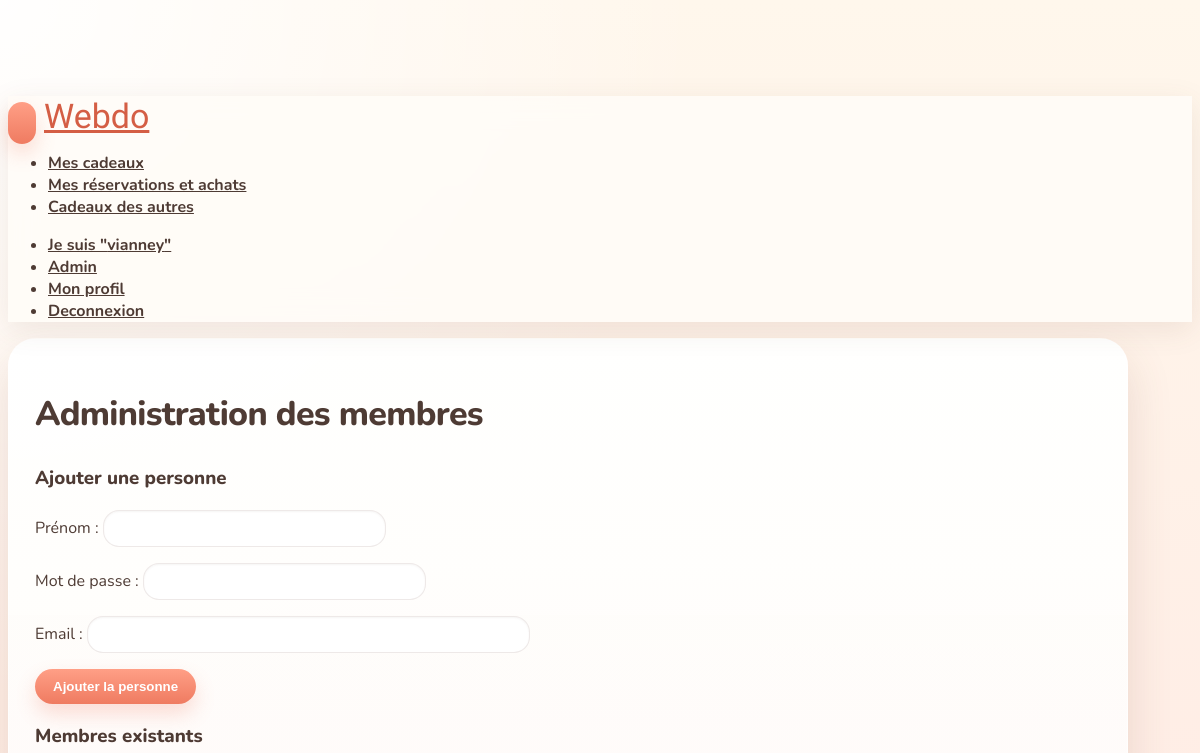
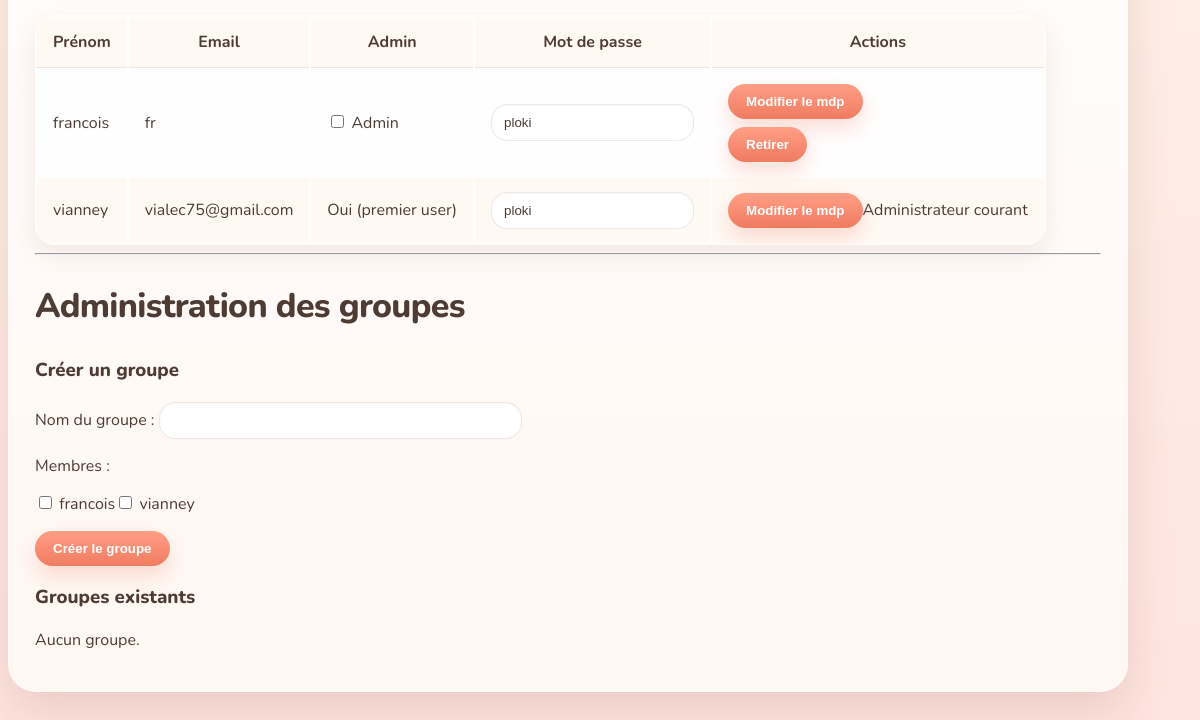
Page /admin.php (signed in) on the earlier database version (2 pictures, top to bottom).
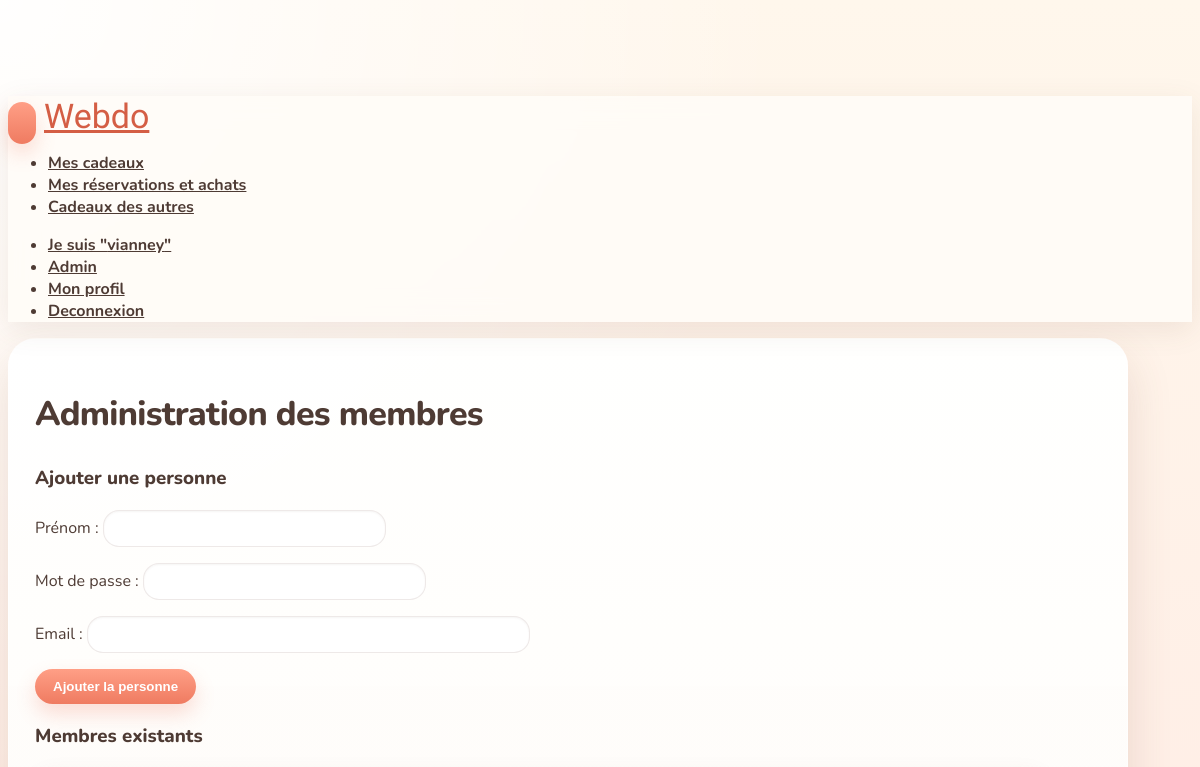
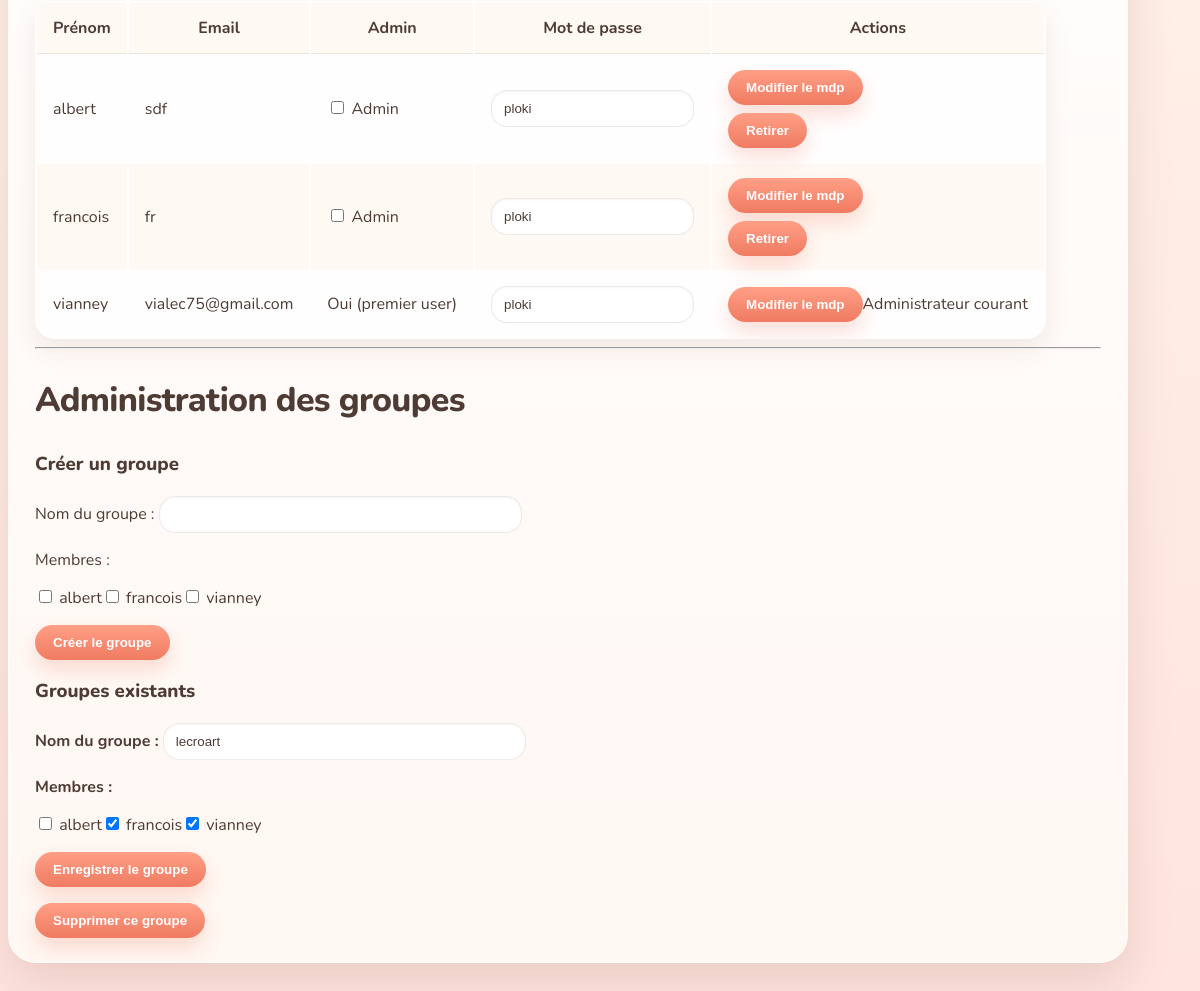
Same page on the later database version (2 pictures, top to bottom).
### tables this page shows
CREATE TABLE membre (
  id INTEGER PRIMARY KEY AUTOINCREMENT,
  motPasse TEXT NOT NULL DEFAULT '',
  prenom TEXT DEFAULT NULL,
  anniversaire TEXT DEFAULT NULL,
  presentation TEXT,
  email TEXT DEFAULT NULL,
  photo TEXT DEFAULT NULL,
  aime TEXT NOT NULL DEFAULT '',
  aimepas TEXT NOT NULL DEFAULT ''
, admin INTEGER NOT NULL DEFAULT 0);

### src/i_sql.php (called while the page is built, shortened)
<?
require_once(__DIR__.'/i_config.php');
function sql_bootstrap_schema() {
	return <<<SQL
CREATE TABLE IF NOT EXISTS commentaire (
  id INTEGER PRIMARY KEY AUTOINCREMENT,
  idKdo INTEGER NOT NULL DEFAULT 0,
  commentaire TEXT NOT NULL,
  creeLe TEXT NOT NULL DEFAULT '',
  creePar INTEGER NOT NULL DEFAULT 0,
  visible INTEGER NOT NULL DEFAULT 0,
  supprime INTEGER NOT NULL DEFAULT 0
);
CREATE TABLE IF NOT EXISTS evenement (
  id INTEGER PRIMARY KEY AUTOINCREMENT,
  date TEXT NOT NULL DEFAULT '',
  titre TEXT NOT NULL DEFAULT '',
  description TEXT,
  groupe INTEGER NOT NULL DEFAULT 0,
  supprime INTEGER NOT NULL DEFAULT 0
);
CREATE TABLE IF NOT EXISTS groupe (
  id INTEGER NOT NULL,
  idMembre INTEGER NOT NULL DEFAULT 0,
  nom TEXT DEFAULT NULL,
  PRIMARY KEY (id, idMembre)
);
CREATE TABLE IF NOT EXISTS kdo (
  id INTEGER PRIMARY KEY AUTOINCREMENT,
  pour INTEGER NOT NULL DEFAULT 0,
  titre TEXT NOT NULL DEFAULT '',
  description TEXT,
  url TEXT DEFAULT NULL,
  image TEXT DEFAULT NULL,
  creeLe TEXT NOT NULL DEFAULT '',
  creePar INTEGER NOT NULL DEFAULT 0,
  reserveLe TEXT DEFAULT NULL,
  reservePar INTEGER DEFAULT NULL,
  acheteLe TEXT DEFAULT NULL,
  achetePar INTEGER DEFAULT NULL,
  partage INTEGER NOT NULL DEFAULT 0,
  supprime INTEGER NOT NULL DEFAULT 0,
  priorite INTEGER NOT NULL DEFAULT 3
);
CREATE TABLE IF NOT EXISTS membre (
  id INTEGER PRIMARY KEY AUTOINCREMENT,
  motPasse TEXT NOT NULL DEFAULT '',
  prenom TEXT DEFAULT NULL,
  anniversaire TEXT DEFAULT NULL,
  presentation TEXT,
  email TEXT DEFAULT NULL,
  photo TEXT DEFAULT NULL,
  aime TEXT NOT NULL DEFAULT '',
  aimepas TEXT NOT NULL DEFAULT ''
);
CREATE TABLE IF NOT EXISTS partage (
  idKdo INTEGER DEFAULT 0,
  partagePar INTEGER NOT NULL DEFAULT 0,
  combien TEXT DEFAULT NULL,
  supprime INTEGER DEFAULT 0
);
SQL;
}
function sql_get_connection() {
	static $pdo = null;
	if ($pdo !== null) {
		return $pdo;
	}
	global $dbpath;
	try {
		$pdo = new PDO('sqlite:'.$dbpath);
		$pdo->setAttribute(PDO::ATTR_ERRMODE, PDO::ERRMODE_EXCEPTION);
		$pdo->setAttribute(PDO::ATTR_DEFAULT_FETCH_MODE, PDO::FETCH_ASSOC);
		$pdo->exec('PRAGMA foreign_keys = ON');
		$pdo->exec(sql_bootstrap_schema());
	} catch (PDOException $e) {
		die("La connexion a échoué ! ".$e->getMessage());
	}
	return $pdo;
}
function sql_normalize_query($requete) {
	$patterns = array(
		'/SUBDATE\(NOW\(\), "([0-9]+) days"\)/i' => "datetime('now', '-$1 days')",
		'/SUBDATE\(NOW\(\), \'([0-9]+) days\'\)/i' => "datetime('now', '-$1 days')",
	);
	$requete = preg_replace(array_keys($patterns), array_values($patterns), $requete);
	$requete = str_replace("\\'", "''", $requete);
	$requete = str_replace('\\"', '""', $requete);
	return $requete;
}
function sql_select($requete, &$nblignes) {
	$pdo = sql_get_connection();
	$requete = sql_normalize_query($requete);
	try {
		$statement = $pdo->query($requete);
		$res = $statement->fetchAll();
		return $res;
	} catch (PDOException $e) {
		die("La requete sur la base a échoué : ".$requete." (".$e->getMessage().")");
	}
}
function prenom_simple($id) {
	$res = sql_select("select prenom from membre where id=$id", $nb);
	return $res[0]['prenom'];
}
?>

### src/admin.php (the view, shortened to what the changed rows need)
<?
require_once(__DIR__.'/i_divers.php');
$res = sql_select('select id, prenom, motPasse, email, admin from membre order by prenom asc', $nbRep);
$resGroupes = sql_select('select id, idMembre, nom from groupe order by nom asc, idMembre asc', $nbGroupes);
$groupes = array();
foreach($resGroupes as $groupe) {
	$gid = $groupe['id'];
	if(!isset($groupes[$gid])) {
		$groupes[$gid] = array(
			'id' => $gid,
			'nom' => $groupe['nom'],
			'membres' => array(),
		);
	}
	$groupes[$gid]['membres'][] = $groupe['idMembre'];
}
aff_header();
echo '<div class="box pink">';
echo '<h2>Administration des membres</h2>';
echo '<h3>Ajouter une personne</h3>';
echo '<form method="post" action="r_admin_membre.php">';
echo '<p>Prénom : <input type="text" name="prenom" size="30" /></p>';
echo '<p>Mot de passe : <input type="text" name="motPasse" size="30" /></p>';
echo '<p>Email : <input type="text" name="email" size="50" /></p>';
echo '<p><input type="submit" value="Ajouter la personne" /></p>';
echo '</form>';
echo '<h3>Membres existants</h3>';
if($nbRep == 0) {
	echo '<p>Aucun membre.</p>';
} else {
	echo '<table class="table table-striped">';
	echo '<tr><th>Prénom</th><th>Email</th><th>Admin</th><th>Mot de passe</th><th>Actions</th></tr>';
	foreach($res as $membre) {
		echo '<tr>';
		echo '<td>'.$membre['prenom'].'</td>';
		echo '<td>'.$membre['email'].'</td>';
		echo '<td>';
		if($membre['id'] == 1) {
			echo 'Oui (premier user)';
		} else {
			echo '<form method="post" action="r_admin_membre.php" style="margin:0;">';
			echo '<label class="checkbox" style="margin-bottom:0;">';
			echo '<input type="checkbox" name="admin" value="1"';
			if(intval($membre['admin']) == 1) echo ' checked="checked"';
			echo ' onchange="this.form.submit();" />';
			echo ' Admin';
			echo '</label>';
			echo '</form>';
		}
		echo '</td>';
		echo '<td>';
		echo '<form method="post" action="r_admin_membre.php" style="margin:0;">';
		echo '<input type="text" name="motPasse" size="20" value="'.$membre['motPasse'].'" />';
		echo '</td>';
		echo '<td>';
		echo '<input type="submit" value="Modifier le mdp" />';
		if($membre['id'] != $_SESSION['idUtilisateur']) {
			echo '<form method="post" action="r_admin_membre.php" style="margin-top:8px;">';
			echo '<input type="submit" value="Retirer" onclick="return confirm(\'Retirer cette personne du webdo ?\');" />';
			echo '</form>';
		} else {
			echo 'Administrateur courant';
		}
		echo '</td>';
		echo '</tr>';
	}
	echo '</table>';
}
echo '<hr/>';
echo '<h2>Administration des groupes</h2>';
echo '<h3>Créer un groupe</h3>';
echo '<form method="post" action="r_admin_membre.php">';
echo '<p>Nom du groupe : <input type="text" name="group_nom" size="40" /></p>';
echo '<p>Membres :</p>';
foreach($res as $membre) {
	echo '<label class="checkbox">';
	echo '<input type="checkbox" name="group_members[]" value="'.$membre['id'].'" /> '.h($membre['prenom']);
	echo '</label>';
}
echo '<p><input type="submit" value="Créer le groupe" /></p>';
echo '</form>';
echo '<h3>Groupes existants</h3>';
if(count($groupes) == 0) {
	echo '<p>Aucun groupe.</p>';
} else {
	foreach($groupes as $groupe) {
		echo '<div class="well">';
		echo '<form method="post" action="r_admin_membre.php" style="margin:0;">';
		echo '<p><b>Nom du groupe :</b> <input type="text" name="group_nom" size="40" value="'.h($groupe['nom']).'" /></p>';
		echo '<p><b>Membres :</b></p>';
		foreach($res as $membre) {
			echo '<label class="checkbox">';
			echo '<input type="checkbox" name="group_members[]" value="'.$membre['id'].'"';
			if(in_array($membre['id'], $groupe['membres'])) echo ' checked="checked"';
			echo ' /> '.h($membre['prenom']);
			echo '</label>';
		}
		echo '<p><input type="submit" value="Enregistrer le groupe" /></p>';
		echo '</form>';
		echo '<form method="post" action="r_admin_membre.php" style="margin-top:8px;">';
		echo '<input type="submit" value="Supprimer ce groupe" onclick="return confirm(\'Supprimer ce groupe ?\');" />';
		echo '</form>';
		echo '</div>';
	}
}
echo '</div>';
aff_footer();
?>

### src/i_divers.php (shortened to what the changed rows need)
<?
require_once(__DIR__.'/i_sql.php');
function aff_header() {
?>
<!DOCTYPE html PUBLIC "-//W3C//DTD XHTML 1.1//EN" "http://www.w3.org/TR/xhtml11/DTD/xhtml11.dtd">
<html xmlns="http://www.w3.org/1999/xhtml" xml:lang="fr">
<head>
		<link href="//netdna.bootstrapcdn.com/twitter-bootstrap/2.3.1/css/bootstrap-combined.min.css" rel="stylesheet">
		<link href="//netdna.bootstrapcdn.com/twitter-bootstrap/2.3.1/css/bootstrap-responsive.min.css" rel="stylesheet">
</head>
<body>
<? if(isset($_SESSION['idUtilisateur'])) { ?>
    <div class="navbar navbar-fixed-top">
      <div class="navbar-inner">
        <div class="container">
          <a class="btn btn-navbar" data-toggle="collapse" data-target=".nav-collapse">
          </a>
          <a class="brand" href="home.php">Webdo</a>
          <div class="nav-collapse">
            <ul class="nav">
			<li><a href="les_kdos.php?pour=<?= $_SESSION['idUtilisateur']; ?>">Mes cadeaux</a></li>
			<li><a href="resa.php">Mes réservations et achats</a></li>
			<li><a href="kdos.php">Cadeaux des autres</a></li>
            </ul>
            <ul class="nav pull-right">
			<li><a href="">Je suis "<?= prenom_simple($_SESSION['idUtilisateur']) ?>"</a></li>
			<? if(est_admin()) { ?><li><a href="admin.php">Admin</a></li><? } ?>
			<li><a href="profil.php">Mon profil</a></li>
			<li><a href="logout.php">Deconnexion</a></li>
            </ul>
          </div>
        </div>
      </div>
    </div>
<? } ?>
<div class="container app-shell">
<?
}
function aff_footer() {
?>
<?php
	echo "</body>\n";
	echo "</html>\n";
}
function est_admin() {
	$res = sql_select("select admin from membre where id=".$_SESSION['idUtilisateur'], $nbRep);
	return $nbRep == 1 && intval($res[0]['admin']) == 1;
}
function h($value) {
	return htmlspecialchars((string)$value, ENT_QUOTES, 'UTF-8');
}
?>

Differences in the rows shown:
now on one of the page's lists (row unchanged): membre: prenom "vianney"
added membre: prenom "albert", email "sdf", motPasse "ploki"
now on one of the page's lists (row unchanged): membre: prenom "francois"
Other differences:
new list line: "Nom du groupe : lecroart Membres : Enregistrer le groupe Supprimer ce groupe"
text no longer shown: "Aucun groupe."
